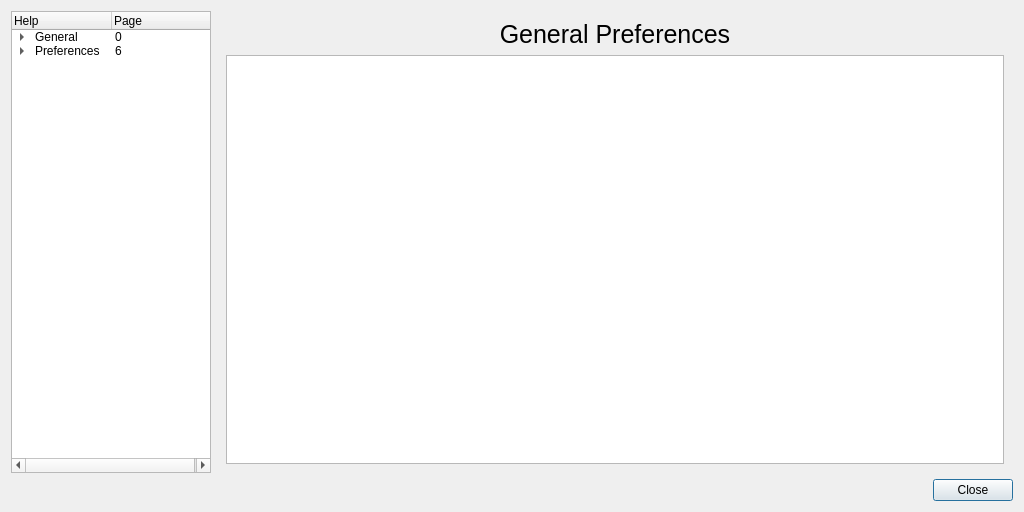
<?xml version="1.0" encoding="UTF-8"?>
<ui version="4.0">
 <class>gui_Help</class>
 <widget class="QDialog" name="gui_Help">
  <property name="geometry">
   <rect>
    <x>0</x>
    <y>0</y>
    <width>1024</width>
    <height>512</height>
   </rect>
  </property>
  <property name="minimumSize">
   <size>
    <width>1024</width>
    <height>512</height>
   </size>
  </property>
  <property name="windowTitle">
   <string>Dialog</string>
  </property>
  <layout class="QGridLayout" name="gridLayout">
   <item row="0" column="1">
    <widget class="QStackedWidget" name="ctrl_helpBrowser">
     <property name="currentIndex">
      <number>9</number>
     </property>
     <widget class="QWidget" name="page_Start">
      <layout class="QVBoxLayout" name="verticalLayout">
       <item>
        <widget class="QLabel" name="label_Start">
         <property name="font">
          <font>
           <pointsize>19</pointsize>
           <weight>50</weight>
           <bold>false</bold>
          </font>
         </property>
         <property name="text">
          <string>Phoebetria Help</string>
         </property>
         <property name="alignment">
          <set>Qt::AlignCenter</set>
         </property>
        </widget>
       </item>
       <item>
        <widget class="QTextBrowser" name="html_Start">
         <property name="openLinks">
          <bool>false</bool>
         </property>
        </widget>
       </item>
      </layout>
     </widget>
     <widget class="QWidget" name="page_About">
      <layout class="QVBoxLayout" name="verticalLayout_2">
       <item>
        <widget class="QLabel" name="label_About">
         <property name="font">
          <font>
           <pointsize>19</pointsize>
          </font>
         </property>
         <property name="text">
          <string>About Window</string>
         </property>
         <property name="alignment">
          <set>Qt::AlignCenter</set>
         </property>
        </widget>
       </item>
       <item>
        <widget class="QTextBrowser" name="html_About">
         <property name="source">
          <url>
           <string>qrc:/help/window_about.html</string>
          </url>
         </property>
        </widget>
       </item>
      </layout>
     </widget>
     <widget class="QWidget" name="page_Diagnostic">
      <layout class="QVBoxLayout" name="verticalLayout_10">
       <item>
        <widget class="QLabel" name="label_Diagnostic">
         <property name="font">
          <font>
           <pointsize>19</pointsize>
          </font>
         </property>
         <property name="text">
          <string>Diagnostic Window</string>
         </property>
         <property name="alignment">
          <set>Qt::AlignCenter</set>
         </property>
        </widget>
       </item>
       <item>
        <widget class="QTextBrowser" name="html_Diagnostic">
         <property name="source">
          <url>
           <string>qrc:/help/window_diagnostic.html</string>
          </url>
         </property>
        </widget>
       </item>
      </layout>
     </widget>
     <widget class="QWidget" name="page_Main">
      <layout class="QVBoxLayout" name="verticalLayout_9">
       <item>
        <widget class="QLabel" name="label_Main">
         <property name="font">
          <font>
           <pointsize>19</pointsize>
          </font>
         </property>
         <property name="text">
          <string>Main Window</string>
         </property>
         <property name="alignment">
          <set>Qt::AlignCenter</set>
         </property>
        </widget>
       </item>
       <item>
        <widget class="QTextBrowser" name="html_Main">
         <property name="source">
          <url>
           <string>qrc:/help/window_main.html</string>
          </url>
         </property>
        </widget>
       </item>
      </layout>
     </widget>
     <widget class="QWidget" name="page_Profile">
      <layout class="QVBoxLayout" name="verticalLayout_8">
       <item>
        <widget class="QLabel" name="label_Profile">
         <property name="font">
          <font>
           <pointsize>19</pointsize>
          </font>
         </property>
         <property name="text">
          <string>Profile Window</string>
         </property>
         <property name="alignment">
          <set>Qt::AlignCenter</set>
         </property>
        </widget>
       </item>
       <item>
        <widget class="QTextBrowser" name="html_Profile">
         <property name="source">
          <url>
           <string>qrc:/help/window_profile.html</string>
          </url>
         </property>
        </widget>
       </item>
      </layout>
     </widget>
     <widget class="QWidget" name="page_SoftwareAuto">
      <layout class="QVBoxLayout" name="verticalLayout_7">
       <item>
        <widget class="QLabel" name="label_SoftwareAuto">
         <property name="font">
          <font>
           <pointsize>19</pointsize>
          </font>
         </property>
         <property name="text">
          <string>Software Auto Window</string>
         </property>
         <property name="alignment">
          <set>Qt::AlignCenter</set>
         </property>
        </widget>
       </item>
       <item>
        <widget class="QTextBrowser" name="html_SoftwareAuto">
         <property name="source">
          <url>
           <string>qrc:/help/window_softwareauto.html</string>
          </url>
         </property>
        </widget>
       </item>
      </layout>
     </widget>
     <widget class="QWidget" name="page_Preferences">
      <layout class="QVBoxLayout" name="verticalLayout_6">
       <item>
        <widget class="QLabel" name="label_Preferences">
         <property name="font">
          <font>
           <pointsize>19</pointsize>
          </font>
         </property>
         <property name="text">
          <string>Phoebetria Preferences</string>
         </property>
         <property name="alignment">
          <set>Qt::AlignCenter</set>
         </property>
        </widget>
       </item>
       <item>
        <widget class="QTextBrowser" name="htmlPreferences"/>
       </item>
      </layout>
     </widget>
     <widget class="QWidget" name="page_Appearance">
      <layout class="QVBoxLayout" name="verticalLayout_5">
       <item>
        <widget class="QLabel" name="label_Appearance">
         <property name="font">
          <font>
           <pointsize>19</pointsize>
          </font>
         </property>
         <property name="text">
          <string>Appearance Preferences</string>
         </property>
         <property name="alignment">
          <set>Qt::AlignCenter</set>
         </property>
        </widget>
       </item>
       <item>
        <widget class="QTextBrowser" name="html_Appearance">
         <property name="source">
          <url>
           <string>qrc:/help/preferences_appearance.html</string>
          </url>
         </property>
        </widget>
       </item>
      </layout>
     </widget>
     <widget class="QWidget" name="page_Channel">
      <layout class="QVBoxLayout" name="verticalLayout_4">
       <item>
        <widget class="QLabel" name="label_Channel">
         <property name="font">
          <font>
           <pointsize>19</pointsize>
          </font>
         </property>
         <property name="text">
          <string>Channel Preferences</string>
         </property>
         <property name="alignment">
          <set>Qt::AlignCenter</set>
         </property>
        </widget>
       </item>
       <item>
        <widget class="QTextBrowser" name="html_Channel">
         <property name="source">
          <url>
           <string>qrc:/help/preferences_channel.html</string>
          </url>
         </property>
        </widget>
       </item>
      </layout>
     </widget>
     <widget class="QWidget" name="page_General">
      <layout class="QVBoxLayout" name="verticalLayout_3">
       <item>
        <widget class="QLabel" name="label_General">
         <property name="font">
          <font>
           <pointsize>19</pointsize>
          </font>
         </property>
         <property name="text">
          <string>General Preferences</string>
         </property>
         <property name="alignment">
          <set>Qt::AlignCenter</set>
         </property>
        </widget>
       </item>
       <item>
        <widget class="QTextBrowser" name="html_General">
         <property name="source">
          <url>
           <string>qrc:/help/preferences_general.html</string>
          </url>
         </property>
        </widget>
       </item>
      </layout>
     </widget>
    </widget>
   </item>
   <item row="0" column="0">
    <widget class="QTreeWidget" name="ctrl_helpList">
     <property name="maximumSize">
      <size>
       <width>200</width>
       <height>16777215</height>
      </size>
     </property>
     <property name="autoExpandDelay">
      <number>0</number>
     </property>
     <property name="itemsExpandable">
      <bool>true</bool>
     </property>
     <column>
      <property name="text">
       <string>Help</string>
      </property>
     </column>
     <column>
      <property name="text">
       <string notr="true">Page</string>
      </property>
     </column>
     <item>
      <property name="text">
       <string>General</string>
      </property>
      <property name="text">
       <string>0</string>
      </property>
      <item>
       <property name="text">
        <string>About</string>
       </property>
       <property name="text">
        <string>1</string>
       </property>
       <property name="flags">
        <set>ItemIsSelectable|ItemIsEnabled</set>
       </property>
      </item>
      <item>
       <property name="text">
        <string>Diagnostic</string>
       </property>
       <property name="text">
        <string>2</string>
       </property>
      </item>
      <item>
       <property name="text">
        <string>Main</string>
       </property>
       <property name="text">
        <string>3</string>
       </property>
      </item>
      <item>
       <property name="text">
        <string>Profile</string>
       </property>
       <property name="text">
        <string>4</string>
       </property>
      </item>
      <item>
       <property name="text">
        <string>Software Auto</string>
       </property>
       <property name="text">
        <string>5</string>
       </property>
      </item>
     </item>
     <item>
      <property name="text">
       <string>Preferences</string>
      </property>
      <property name="text">
       <string>6</string>
      </property>
      <item>
       <property name="text">
        <string>Appearance</string>
       </property>
       <property name="text">
        <string>7</string>
       </property>
      </item>
      <item>
       <property name="text">
        <string>Channels</string>
       </property>
       <property name="text">
        <string>8</string>
       </property>
      </item>
      <item>
       <property name="text">
        <string>General</string>
       </property>
       <property name="text">
        <string>9</string>
       </property>
      </item>
     </item>
    </widget>
   </item>
   <item row="1" column="0" colspan="2">
    <layout class="QHBoxLayout" name="horizontalLayout">
     <item>
      <spacer name="horizontalSpacer">
       <property name="orientation">
        <enum>Qt::Horizontal</enum>
       </property>
       <property name="sizeHint" stdset="0">
        <size>
         <width>40</width>
         <height>20</height>
        </size>
       </property>
      </spacer>
     </item>
     <item>
      <widget class="QPushButton" name="ctrl_close">
       <property name="text">
        <string>Close</string>
       </property>
      </widget>
     </item>
    </layout>
   </item>
  </layout>
 </widget>
 <resources/>
 <connections/>
</ui>
